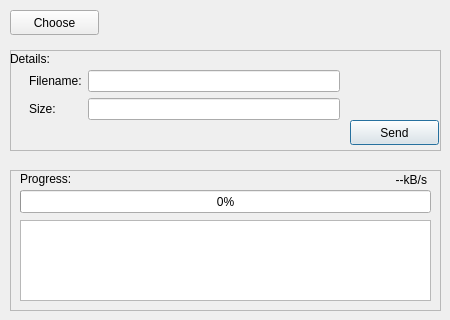
<?xml version="1.0" encoding="UTF-8"?>
<ui version="4.0">
 <class>SendDialog</class>
 <widget class="QDialog" name="SendDialog">
  <property name="geometry">
   <rect>
    <x>0</x>
    <y>0</y>
    <width>450</width>
    <height>320</height>
   </rect>
  </property>
  <property name="windowTitle">
   <string>Dialog</string>
  </property>
  <widget class="QFrame" name="frame_2">
   <property name="geometry">
    <rect>
     <x>10</x>
     <y>50</y>
     <width>431</width>
     <height>101</height>
    </rect>
   </property>
   <property name="frameShape">
    <enum>QFrame::StyledPanel</enum>
   </property>
   <property name="frameShadow">
    <enum>QFrame::Raised</enum>
   </property>
   <widget class="QLabel" name="label_2">
    <property name="geometry">
     <rect>
      <x>0</x>
      <y>0</y>
      <width>67</width>
      <height>17</height>
     </rect>
    </property>
    <property name="text">
     <string>Details:</string>
    </property>
   </widget>
   <widget class="QPushButton" name="send">
    <property name="geometry">
     <rect>
      <x>340</x>
      <y>70</y>
      <width>89</width>
      <height>25</height>
     </rect>
    </property>
    <property name="text">
     <string>Send</string>
    </property>
   </widget>
   <widget class="QWidget" name="formLayoutWidget">
    <property name="geometry">
     <rect>
      <x>19</x>
      <y>20</y>
      <width>311</width>
      <height>71</height>
     </rect>
    </property>
    <layout class="QFormLayout" name="formLayout">
     <item row="0" column="0">
      <widget class="QLabel" name="label_3">
       <property name="text">
        <string>Filename:</string>
       </property>
      </widget>
     </item>
     <item row="0" column="1">
      <widget class="QLineEdit" name="nameLine"/>
     </item>
     <item row="1" column="1">
      <widget class="QLineEdit" name="sizeLine"/>
     </item>
     <item row="1" column="0">
      <widget class="QLabel" name="label_4">
       <property name="text">
        <string>Size:</string>
       </property>
      </widget>
     </item>
    </layout>
   </widget>
  </widget>
  <widget class="QPushButton" name="choose">
   <property name="geometry">
    <rect>
     <x>10</x>
     <y>10</y>
     <width>89</width>
     <height>25</height>
    </rect>
   </property>
   <property name="text">
    <string>Choose</string>
   </property>
  </widget>
  <widget class="QFrame" name="frame">
   <property name="geometry">
    <rect>
     <x>10</x>
     <y>170</y>
     <width>431</width>
     <height>141</height>
    </rect>
   </property>
   <property name="frameShape">
    <enum>QFrame::StyledPanel</enum>
   </property>
   <property name="frameShadow">
    <enum>QFrame::Raised</enum>
   </property>
   <widget class="QProgressBar" name="progressBar">
    <property name="geometry">
     <rect>
      <x>10</x>
      <y>20</y>
      <width>411</width>
      <height>23</height>
     </rect>
    </property>
    <property name="value">
     <number>0</number>
    </property>
   </widget>
   <widget class="QLabel" name="proLabel">
    <property name="geometry">
     <rect>
      <x>10</x>
      <y>0</y>
      <width>67</width>
      <height>17</height>
     </rect>
    </property>
    <property name="text">
     <string>Progress:</string>
    </property>
   </widget>
   <widget class="QTextBrowser" name="textBrowser">
    <property name="geometry">
     <rect>
      <x>10</x>
      <y>50</y>
      <width>411</width>
      <height>81</height>
     </rect>
    </property>
    <property name="html">
     <string>&lt;!DOCTYPE HTML PUBLIC &quot;-//W3C//DTD HTML 4.0//EN&quot; &quot;http://www.w3.org/TR/REC-html40/strict.dtd&quot;&gt;
&lt;html&gt;&lt;head&gt;&lt;meta name=&quot;qrichtext&quot; content=&quot;1&quot; /&gt;&lt;style type=&quot;text/css&quot;&gt;
p, li { white-space: pre-wrap; }
&lt;/style&gt;&lt;/head&gt;&lt;body style=&quot; font-family:'Ubuntu'; font-size:11pt; font-weight:400; font-style:normal;&quot;&gt;
&lt;p style=&quot;-qt-paragraph-type:empty; margin-top:0px; margin-bottom:0px; margin-left:0px; margin-right:0px; -qt-block-indent:0; text-indent:0px;&quot;&gt;&lt;br /&gt;&lt;/p&gt;&lt;/body&gt;&lt;/html&gt;</string>
    </property>
   </widget>
   <widget class="QLabel" name="speed">
    <property name="geometry">
     <rect>
      <x>316</x>
      <y>0</y>
      <width>101</width>
      <height>20</height>
     </rect>
    </property>
    <property name="text">
     <string>--kB/s</string>
    </property>
    <property name="alignment">
     <set>Qt::AlignRight|Qt::AlignTrailing|Qt::AlignVCenter</set>
    </property>
   </widget>
  </widget>
 </widget>
 <resources/>
 <connections/>
</ui>
